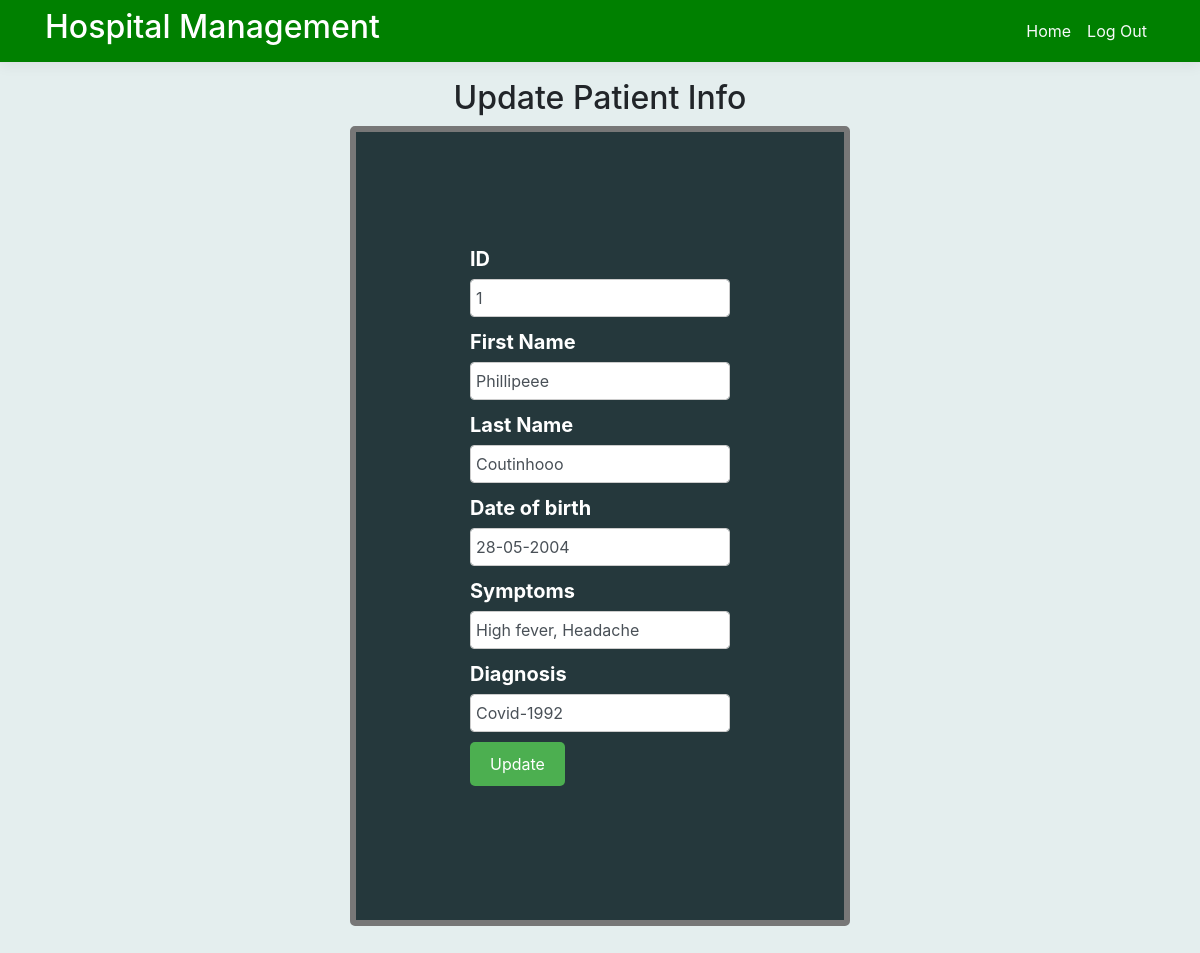
Page /actionPatient/updatePatient.php?patient_id=1 on the committed database.
### tables this page shows
CREATE TABLE Patient_details (
    patient_id int,
    fname text(255),
    lname text(255),
    datebirth text(255), symptoms text(255), diagnosis text(255), lab_test_result text(255),
    PRIMARY KEY (patient_id)
);

### actionPatient/updatePatient.php (the view, shortened to what this page needs)
<?php
require("../innerNavbar.php");
$username = $_SESSION['username'];
$db = new SQLite3('C:\\xampp\\htdocs\\hospital_project\\hospital_database.db');
$sql = "SELECT * FROM Patient_details WHERE patient_id = :patient_id";
$stmt = $db->prepare($sql);
$stmt->bindParam(':patient_id', $_GET['patient_id'], SQLITE3_TEXT);
$result = $stmt->execute();
while ($row = $result->fetchArray(SQLITE3_NUM)) {
    $arrayResult[] = $row;
}
?>
<div class="container bgColor">
    <main role="main" class="pb-5">
        <h2 style="text-align: center;">Update Patient Info</h2>
        <div class="box">
            <form method="post">
                <div class="form-group col-md-14">
                    <label class="control-label labelFont" for="patient_id">ID</label>
                    <input class="form-control" type="text" name="patient_id" value="<?php echo $arrayResult[0][0]; ?>">
                    <div class="form-group col-md-14">
                        <label class="control-label labelFont" for="fname">First Name</label>
                        <input class="form-control <?php echo (substr($username, 0, 2) == "Dr") ? 'no-permission' : ''; ?>" type="text" name="fname" value="<?php echo $arrayResult[0][1]; ?>" <?php echo (substr($username, 0, 2) == "Dr") ? 'readonly title="You do not have permission to edit this information."' : ''; ?>>
                    <div class="form-group col-md-14">
                        <label class="control-label labelFont" for="lname">Last Name</label>
                        <input class="form-control <?php echo (substr($username, 0, 2) == "Dr") ? 'no-permission' : ''; ?>" type="text" name="lname" value="<?php echo $arrayResult[0][2]; ?>" <?php echo (substr($username, 0, 2) == "Dr") ? 'readonly title="You do not have permission to edit this information."' : ''; ?>>
                    <div class="form-group col-md-14">
                        <label class="control-label labelFont" for="datebirth">Date of birth</label>
                        <input class="form-control <?php echo (substr($username, 0, 2) == "Dr") ? 'no-permission' : ''; ?>" type="text" name="datebirth" value="<?php echo $arrayResult[0][3]; ?>" <?php echo (substr($username, 0, 2) == "Dr") ? 'readonly title="You do not have permission to edit this information."' : ''; ?>>
                    <div class="form-group col-md-14">
                        <label class="control-label labelFont" for="symptoms">Symptoms</label>
                        <input class="form-control <?php echo (substr($username, 0, 2) == "Dr") ? 'no-permission' : ''; ?>" type="text" name="symptoms" value="<?php echo $arrayResult[0][4]; ?>" <?php echo (substr($username, 0, 2) == "Dr") ? 'readonly title="You do not have permission to edit this information."' : ''; ?>>
                    <div class="form-group col-md-14">
                        <label class="control-label labelFont" for="diagnosis">Diagnosis</label>
                        <input class="form-control <?php echo (substr($username, 0, 2) == "Re") ? 'no-permission' : ''; ?>" type="text" name="diagnosis" value="<?php echo $arrayResult[0][5]; ?>" <?php echo (substr($username, 0, 2) == "Re") ? 'readonly title="You do not have permission to edit this information."' : ''; ?>>
                    <div class="form-group">
                        <input type="submit" name="submit" class="btn btn-primary" value="Update">
                    </div>
            </form>
        </div>
    </main>
</div>

### site.css (style rules this page uses)
.btn-primary { color: #1dc593; background-color: #1bc26f; border-color: #1861ac; }
html { font-size: 14px; }
@media (min-width: 768px) { html { font-size: 16px; } }
html { position: relative; min-height: 100%; }
body { margin-bottom: 60px; }
.bgColor { background-color: #e4eeee; }
.container { min-height: 100%; }

### actionPatient/updatePatient.php (style rules this page uses)
.box { background-color: #25383C; display: flex; justify-content: center; align-items: center; height: 100vh; max-width: 500px; margin: 0 auto; position: relative; border: 6px solid #777777; border-radius: 5px; }
form { display: flex; flex-direction: column; align-items: center; padding: 20px; color: white; font-weight: bold; font-size: 20px; width: 100%; margin-top: 20px; }
form::before { position: absolute; top: 5px; left: 50%; transform: translateX(-50%); background-color: #25383C; padding: 0 10px; color: white; font-weight: bold; font-size: 18px; }
form label { display: inline-block; margin-bottom: 5px; }
form input[type="text"], form input[type="password"] { border: 1px solid #ccc; padding: 5px; margin-bottom: 10px; width: 100%; max-width: 300px; }
form input[type="submit"] { background-color: #4CAF50; color: white; border: none; padding: 10px 20px; text-align: center; text-decoration: none; display: inline-block; font-size: 16px; margin-bottom: 10px; cursor: pointer; border-radius: 5px; }

### rows in the picture
patient_details: patient_id "1", fname "Phillipeee", lname "Coutinhooo", datebirth "28-05-2004", symptoms "High fever, Headache", diagnosis "Covid-1992"
